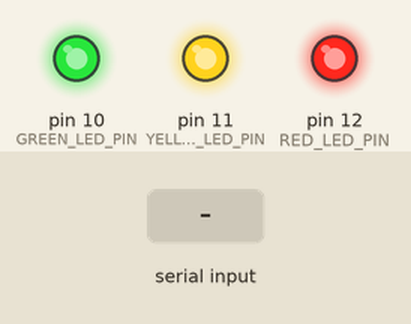
Simulated run of this sketch. Board: Arduino Uno, built with avr-gcc and run on an emulated ATmega328P. Shown: output pins drawn as LEDs (lit = HIGH). The inputs (shaded band) are chosen by the test bench.

Above: at 0.75 s.
At 1.2 s:
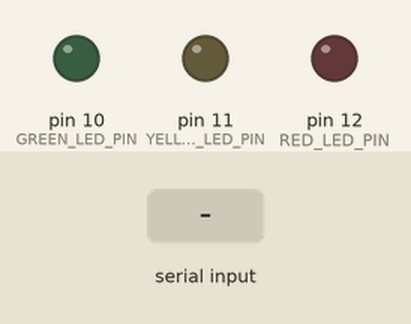
1.3 s: "90,45\n" received over Serial
2.8 s: "30,150\n" received over Serial
At 4.3 s:
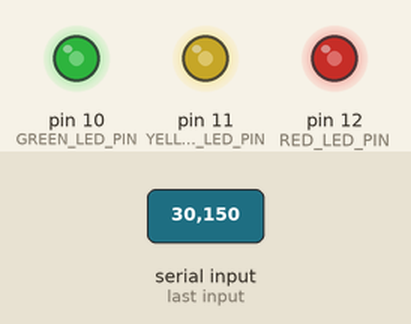
Timing chart, 0 to 5.8 s (numbered marks = the images above; inputs shaded):
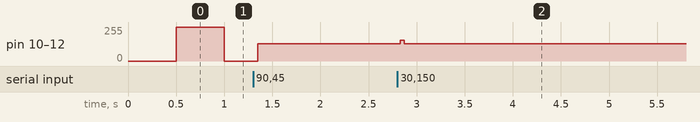

The sketch:

LED_Serial_Bink_Rate_No_Delay.ino
```cpp
#define RED_LED_PIN 12
#define GREEN_LED_PIN 10
#define YELLOW_LED_PIN 11

int default_blink_rate;

unsigned long ledPreviousBlink = millis();

bool SWITCH = false;

void setup() {
  // put your setup code here, to run once:
  pinMode(RED_LED_PIN, OUTPUT);
  pinMode(GREEN_LED_PIN, OUTPUT);
  pinMode(YELLOW_LED_PIN, OUTPUT);
  Serial.begin(115200);
  Serial.setTimeout(10);
  default_blink_rate = 500;

}

void loop() {

  if(Serial.available()) {
    default_blink_rate = Serial.parseInt();
  }

  unsigned long timeNow = millis();
  // put your main code here, to run repeatedly:
  if (timeNow - ledPreviousBlink > default_blink_rate) {
     if(SWITCH == false){
        digitalWrite(RED_LED_PIN, HIGH);
        digitalWrite(GREEN_LED_PIN, HIGH);
        digitalWrite(YELLOW_LED_PIN, HIGH);
        SWITCH = true;
     }else if(SWITCH == true){
        digitalWrite(RED_LED_PIN, LOW);
        digitalWrite(GREEN_LED_PIN, LOW);
        digitalWrite(YELLOW_LED_PIN, LOW);
        SWITCH = false;
     }
    ledPreviousBlink += default_blink_rate;
  }
}
```

Measured:
- after the input at 2.8 s, pin 10 (GREEN_LED_PIN), pin 11 (YELLOW_LED_PIN), pin 12 (RED_LED_PIN): 128/255 → 157/255 at once, → 128/255 0.04 s later
